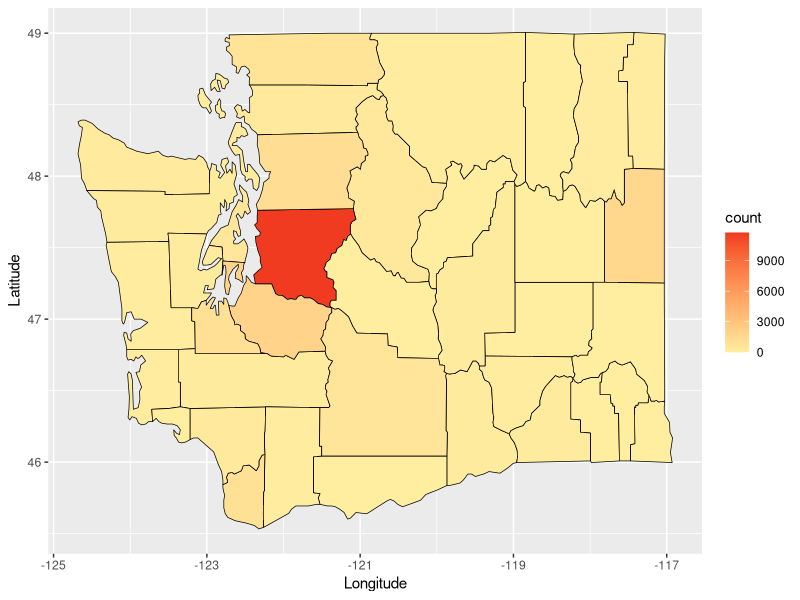

Recreate this plot in R.
# Load packages
library(dplyr)
library(readxl)
library(ggplot2)
library(maps)
library(mapproj)

# load dataset
region <- read.csv("INFO_region.csv")
county_homeless <- read_xlsx("wa_county_homeless.xlsx") %>%
  rename(subregion = region)

# Change dataset as necessary
county_shape <- map_data("county") %>%
  filter(region == "washington")
map_data <- county_shape %>%
  left_join(county_homeless, by = "subregion")

# Creating plot
homeless_heatmap <- ggplot(map_data, aes(long, lat, group = group)) +
  geom_polygon(aes(fill = count), color = "black", size = 0.25) +
  scale_fill_gradient(low = "#ffeda0", high = "#f03b20") +
  labs(x = "Longitude", y = "Latitude")
